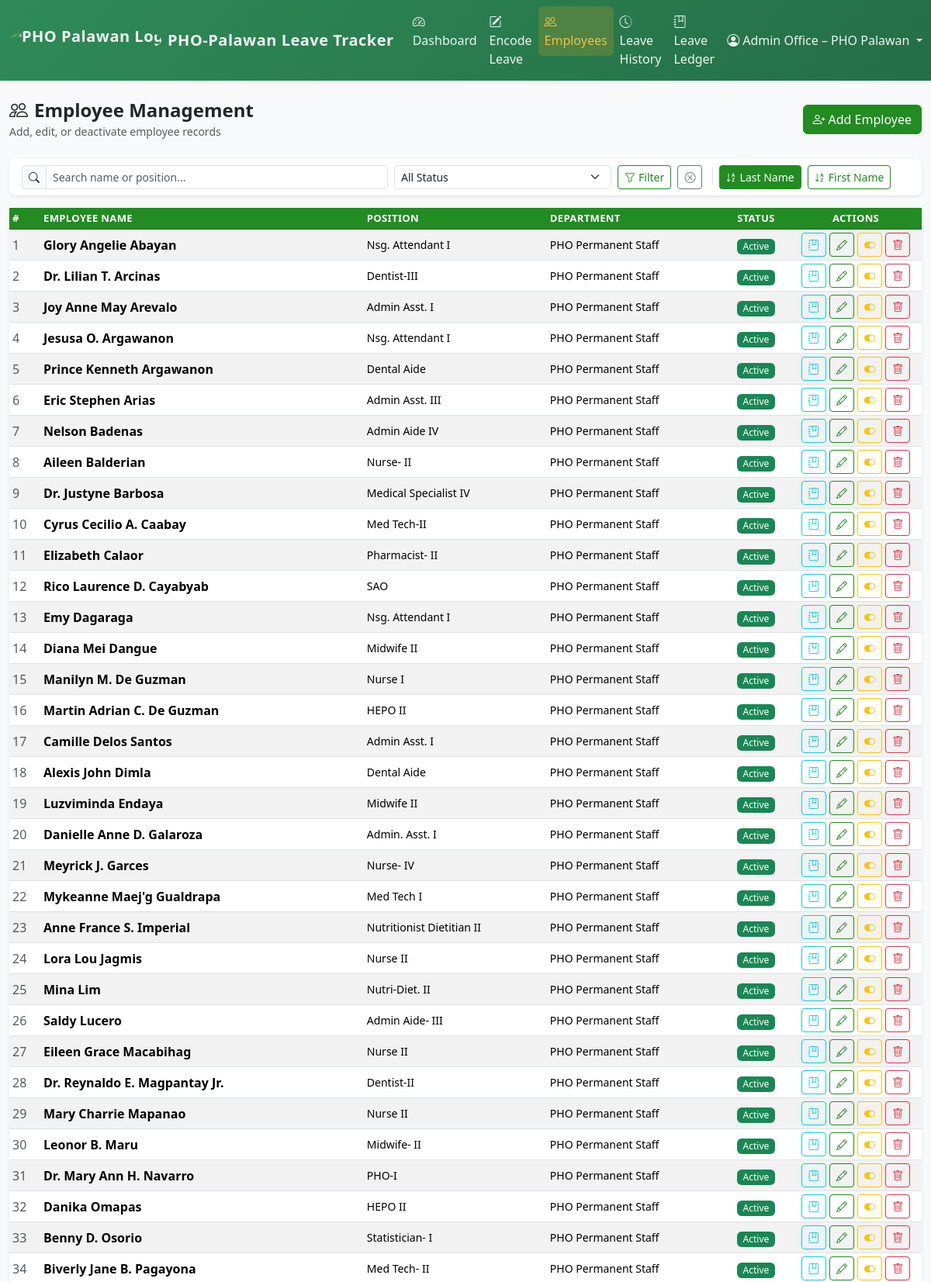
The app's page /employees.php (signed in, upper part) with its own data.
### tables this page shows
CREATE TABLE `employees` (
  `id` int(11) NOT NULL,
  `title` varchar(50) DEFAULT NULL,
  `first_name` varchar(100) NOT NULL,
  `middle_name` varchar(50) DEFAULT NULL,
  `last_name` varchar(100) NOT NULL,
  `suffix` varchar(20) DEFAULT NULL,
  `position` varchar(100) NOT NULL,
  `department` varchar(255) NOT NULL,
  `status` varchar(20) DEFAULT 'Active'
);

### helpers.php (called while the page is built, shortened)
<?php
function fullName(array $row): string
{
    return trim(implode(' ', array_filter([
        $row['title'] ?? '',
        $row['first_name'] ?? '',
        $row['middle_name'] ?? '',
        $row['last_name'] ?? '',
        $row['suffix'] ?? '',
    ])));
}
function h(?string $v): string
{
    return htmlspecialchars($v ?? '', ENT_QUOTES, 'UTF-8');
}

### employees.php (the view, shortened to what this page needs)
<?php
require_once 'db_connect.php';
require_once 'helpers.php';
$search = trim($_GET['q'] ?? '');
$fStatus = $_GET['status'] ?? '';
$sort    = $_GET['sort'] ?? 'last';
$sql = "SELECT * FROM employees e WHERE 1=1";
$sql .= ($sort === 'first') ? " ORDER BY e.first_name ASC, e.last_name ASC" : " ORDER BY e.last_name ASC, e.first_name ASC";
$st = $conn->prepare($sql);
$st->execute();
$emps = $st->get_result();
?>
<!DOCTYPE html>
<html lang="en">
<head>
<link href="https://cdn.jsdelivr.net/npm/bootstrap@5.3.2/dist/css/bootstrap.min.css" rel="stylesheet">
<link href="https://cdn.jsdelivr.net/npm/bootstrap-icons@1.11.3/font/bootstrap-icons.min.css" rel="stylesheet">
<link href="assets/css/style.css" rel="stylesheet">
<link href="assets/css/custom.css" rel="stylesheet">
</head>
<body class="bg-light">
<?php include 'navbar.php'; ?>
<div class="container-fluid py-4">
<div class="d-flex flex-wrap justify-content-between align-items-center mb-4">
    <div><h4 class="fw-bold mb-0"><i class="bi bi-people me-2"></i>Employee Management</h4>
    <small class="text-muted">Add, edit, or deactivate employee records</small></div>
    <button class="btn btn-primary" data-bs-toggle="modal" data-bs-target="#empModal"><i class="bi bi-person-plus me-1"></i>Add Employee</button>
</div>
<div class="card shadow-sm border-0 mb-3"><div class="card-body py-2">
<form method="GET" class="row g-2 align-items-center">
    <div class="col-md-5"><div class="input-group input-group-sm"><span class="input-group-text"><i class="bi bi-search"></i></span>
        <input type="text" name="q" class="form-control" placeholder="Search name or position..." value="<?=h($search)?>"></div></div>
    <div class="col-md-3"><select name="status" class="form-select form-select-sm"><option value="">All Status</option>
        <option value="Inactive" <?=$fStatus==='Inactive'?'selected':''?>>Inactive</option></select></div>
    <div class="col-md-4"><button class="btn btn-sm btn-outline-primary me-1"><i class="bi bi-funnel me-1"></i>Filter</button>
        <a href="employees.php" class="btn btn-sm btn-outline-secondary"><i class="bi bi-x-circle"></i></a>
        <span class="ms-2 border-start ps-2">
            <a href="employees.php?sort=last<?=$search?'&q='.urlencode($search):''?><?=$fStatus?'&status='.urlencode($fStatus):''?>" class="btn btn-sm <?=$sort!=='first'?'btn-primary':'btn-outline-primary'?> me-1" title="Sort by Last Name"><i class="bi bi-sort-alpha-down me-1"></i>Last Name</a>
            <a href="employees.php?sort=first<?=$search?'&q='.urlencode($search):''?><?=$fStatus?'&status='.urlencode($fStatus):''?>" class="btn btn-sm <?=$sort==='first'?'btn-primary':'btn-outline-primary'?>" title="Sort by First Name"><i class="bi bi-sort-alpha-down me-1"></i>First Name</a>
        </span></div>
</form></div></div>
<div class="card shadow-sm border-0"><div class="card-body p-0"><div class="table-responsive">
<table class="table table-hover table-striped table-sm mb-0">
<thead class="table-dark"><tr>
    <th>#</th><th>Employee Name</th><th>Position</th><th>Department</th>
    <th class="text-center">Status</th><th class="text-center" style="width:170px">Actions</th>
</tr></thead>
<tbody>
<?php if ($emps->num_rows===0): ?>
    <tr><td colspan="6" class="text-center py-4 text-muted">No employees found.</td></tr>
<?php else: $n=1; while($r=$emps->fetch_assoc()): ?>
<tr>
    <td class="text-muted"><?=$n++?></td>
    <td class="fw-semibold"><?=h(fullName($r))?></td>
    <td class="small"><?=h($r['position']??'—')?></td>
    <td class="small"><?=h($r['department']??'—')?></td>
    <td class="text-center"><span class="badge bg-<?=$r['status']==='Active'?'success':'secondary'?>"><?=h($r['status'])?></span></td>
    <td class="text-center text-nowrap">
        <a href="employee_ledger.php?id=<?=$r['id']?>" class="btn btn-sm btn-outline-info" title="Ledger"><i class="bi bi-journal-bookmark"></i></a>
        <a href="employees.php?edit=<?=$r['id']?>" class="btn btn-sm btn-outline-primary" title="Edit"><i class="bi bi-pencil"></i></a>
        <a href="employees.php?toggle=<?=$r['id']?>" class="btn btn-sm btn-outline-warning" title="Toggle"
           onclick="return confirm('Toggle status?')"><i class="bi bi-toggle-on"></i></a>
        <a href="employees.php?delete=<?=$r['id']?>" class="btn btn-sm btn-outline-danger" title="Delete"
           onclick="return confirm('Delete this employee?')"><i class="bi bi-trash"></i></a>
    </td>
</tr>
<?php endwhile; endif; ?>
</tbody></table></div></div>
</div>
</div>
</body>
</html>

### navbar.php (shortened to what this page needs)
<?php
$_page = basename($_SERVER['PHP_SELF']);
?>
<nav class="navbar navbar-expand-lg navbar-dark bg-pho shadow-sm sticky-top">
    <div class="container-fluid">
        <a class="navbar-brand d-flex align-items-center gap-2" href="index.php">
            <img src="https://scontent.fmnl13-2.fna.fbcdn.net/v/t39.30808-6/239470877_366781958265636_3035717695931803955_n.jpg?_nc_cat=107&ccb=1-7&_nc_sid=6ee11a&_nc_eui2=AeH65r2kvwylISgzQDbdHykxqy208_2sh0SrLbTz_ayHRGh8rkZJ4gsiUhRy8dEAVrNNYkJrTb-lYCYrs-HtLJBd&_nc_ohc=mnUECLTMsqIQ7kNvwHaKmP1&_nc_oc=Adk5dH951M3QbhLCILVP5JzqUXB_Y3HllpVaQppI3LB_xxeYkJSiMXWgjLpdZkNabsI&_nc_zt=23&_nc_ht=scontent.fmnl13-2.fna&_nc_gid=B-UCbRP8_2CNNW799nsAmA&oh=00_AfvVkIUxWUDJ50CZ1yI660nRZfkmF779ROMdV5mICCW7Nw&oe=699849A9"
                 alt="PHO Palawan Logo" class="d-inline-block align-text-top rounded-circle" style="height: 40px; width: auto;">
            <span class="fw-bold d-none d-sm-inline">PHO-Palawan Leave Tracker</span>
        </a>
        <div class="collapse navbar-collapse" id="topNav">
            <ul class="navbar-nav me-auto">
                <li class="nav-item">
                    <a class="nav-link <?= $_page==='index.php'?'active':'' ?>" href="index.php">
                        <i class="bi bi-speedometer2 me-1"></i>Dashboard</a>
                </li>
                <li class="nav-item">
                    <a class="nav-link <?= $_page==='encode_leave.php'?'active':'' ?>" href="encode_leave.php">
                        <i class="bi bi-pencil-square me-1"></i>Encode Leave</a>
                </li>
                <li class="nav-item">
                    <a class="nav-link <?= $_page==='employees.php'?'active':'' ?>" href="employees.php">
                        <i class="bi bi-people me-1"></i>Employees</a>
                </li>
                <li class="nav-item">
                    <a class="nav-link <?= $_page==='leave_history.php'?'active':'' ?>" href="leave_history.php">
                        <i class="bi bi-clock-history me-1"></i>Leave History</a>
                </li>
                <li class="nav-item">
                    <a class="nav-link <?= $_page==='employee_ledger.php'?'active':'' ?>" href="employee_ledger.php">
                        <i class="bi bi-journal-bookmark me-1"></i>Leave Ledger</a>
                </li>
            </ul>
            <ul class="navbar-nav">
                <li class="nav-item dropdown">
                    <a class="nav-link dropdown-toggle" href="#" data-bs-toggle="dropdown">
                        <i class="bi bi-person-circle me-1"></i>Admin Office – PHO Palawan
                    </a>
                </li>
            </ul>
        </div>
    </div>
</nav>

### assets/css/style.css (style rules this page uses)
:root { --pho-primary: #228B22; --pho-secondary: #2EA62E; --pho-light: #D5F0DE; --pho-dark: #003366; --pho-accent: #DAA520; --pho-bg: #F0F8F4; }
body { background: var(--pho-bg); font-family: 'Segoe UI', Tahoma, Geneva, Verdana, sans-serif; }
.bg-pho { background: linear-gradient(135deg, var(--pho-primary) 0%, var(--pho-secondary) 100%) !important; }
.navbar-brand { font-weight: 700; letter-spacing: 0.5px; }
.nav-link.active { background: rgba(255,255,255,.15) !important; border-radius: .375rem; }
.table-dark th { background: var(--pho-primary) !important; border-color: var(--pho-dark) !important; }
.table th { font-weight: 600; font-size: .82rem; text-transform: uppercase; letter-spacing: .3px; vertical-align: middle; }
.table td { vertical-align: middle; }
.card { border-radius: .5rem; }
.badge { font-weight: 500; }

### assets/css/custom.css (style rules this page uses)
:root { --pho-primary: #228B22; --pho-primary-rgb: 34, 139, 34; --pho-primary-dk: #1B6E1B; --pho-primary-lt: #2EA62E; --pho-accent: #DAA520; --pho-accent-rgb: 218, 165, 32; --pho-accent-dk: #B8860B; --pho-accent-lt: #F0C040; --pho-dark: #003366; --pho-dark-rgb: 0, 51, 102; --pho-secondary: #2EA62E; --pho-light: #D5F0DE; --pho-bg: #F0F8F4; --bs-primary: #228B22 !important; --bs-primary-rgb: 34, 139, 34 !important; --bs-link-color: #228B22; --bs-link-hover-color: #1B6E1B; }
body { background: var(--pho-bg); }
.bg-pho, .navbar, .navbar-dark, .navbar.bg-pho { background: linear-gradient(135deg, #2E8B57 0%, #256E46 100%) !important; }
.navbar .nav-link, .navbar .navbar-brand, .navbar-dark .nav-link, .navbar-dark .navbar-brand { color: rgba(255, 255, 255, .92) !important; }
.navbar .nav-link.active, .navbar-dark .nav-link.active { background: rgba(218, 165, 32, .22) !important; color: #F0C040 !important; border-radius: .375rem; }
.btn-primary { background-color: #228B22 !important; border-color: #228B22 !important; color: #fff !important; }
.btn-outline-primary { color: #228B22 !important; border-color: #228B22 !important; background: transparent !important; }
.card { border-top: 3px solid #DAA520; }
.table-dark th, .table-dark thead th { background: #228B22 !important; border-color: #1B6E1B !important; color: #fff !important; }
a:not(.btn):not(.nav-link):not(.dropdown-item):not(.badge) { color: #228B22; }

### records on screen
employees: fullName($r) "Glory Angelie Abayan", position "Nsg. Attendant I", department "PHO Permanent Staff", status "Active"
employees: fullName($r) "Dr. Lilian T. Arcinas", position "Dentist-III", department "PHO Permanent Staff", status "Active"
employees: fullName($r) "Joy Anne May Arevalo", position "Admin Asst. I", department "PHO Permanent Staff", status "Active"
employees: fullName($r) "Jesusa O. Argawanon", position "Nsg. Attendant I", department "PHO Permanent Staff", status "Active"
employees: fullName($r) "Prince Kenneth Argawanon", position "Dental Aide", department "PHO Permanent Staff", status "Active"
employees: fullName($r) "Eric Stephen Arias", position "Admin Asst. III", department "PHO Permanent Staff", status "Active"
employees: fullName($r) "Nelson Badenas", position "Admin Aide IV", department "PHO Permanent Staff", status "Active"
employees: fullName($r) "Aileen Balderian", position "Nurse- II", department "PHO Permanent Staff", status "Active"
employees: fullName($r) "Dr. Justyne Barbosa", position "Medical Specialist IV", department "PHO Permanent Staff", status "Active"
employees: fullName($r) "Cyrus Cecilio A. Caabay", position "Med Tech-II", department "PHO Permanent Staff", status "Active"
employees: fullName($r) "Elizabeth Calaor", position "Pharmacist- II", department "PHO Permanent Staff", status "Active"
employees: fullName($r) "Rico Laurence D. Cayabyab", position "SAO", department "PHO Permanent Staff", status "Active"
employees: fullName($r) "Emy Dagaraga", position "Nsg. Attendant I", department "PHO Permanent Staff", status "Active"
employees: fullName($r) "Diana Mei Dangue", position "Midwife II", department "PHO Permanent Staff", status "Active"
employees: fullName($r) "Manilyn M. De Guzman", position "Nurse I", department "PHO Permanent Staff", status "Active"
employees: fullName($r) "Martin Adrian C. De Guzman", position "HEPO II", department "PHO Permanent Staff", status "Active"
employees: fullName($r) "Camille Delos Santos", position "Admin Asst. I", department "PHO Permanent Staff", status "Active"
employees: fullName($r) "Alexis John Dimla", position "Dental Aide", department "PHO Permanent Staff", status "Active"
employees: fullName($r) "Luzviminda Endaya", position "Midwife II", department "PHO Permanent Staff", status "Active"
employees: fullName($r) "Danielle Anne D. Galaroza", position "Admin. Asst. I", department "PHO Permanent Staff", status "Active"
employees: fullName($r) "Meyrick J. Garces", position "Nurse- IV", department "PHO Permanent Staff", status "Active"
employees: fullName($r) "Mykeanne Maej'g Gualdrapa", position "Med Tech I", department "PHO Permanent Staff", status "Active"
employees: fullName($r) "Anne France S. Imperial", position "Nutritionist Dietitian II", department "PHO Permanent Staff", status "Active"
employees: fullName($r) "Lora Lou Jagmis", position "Nurse II", department "PHO Permanent Staff", status "Active"
employees: fullName($r) "Mina Lim", position "Nutri-Diet. II", department "PHO Permanent Staff", status "Active"
employees: fullName($r) "Saldy Lucero", position "Admin Aide- III", department "PHO Permanent Staff", status "Active"
employees: fullName($r) "Eileen Grace Macabihag", position "Nurse II", department "PHO Permanent Staff", status "Active"
employees: fullName($r) "Dr. Reynaldo E. Magpantay Jr.", position "Dentist-II", department "PHO Permanent Staff", status "Active"
employees: fullName($r) "Mary Charrie Mapanao", position "Nurse II", department "PHO Permanent Staff", status "Active"
employees: fullName($r) "Leonor B. Maru", position "Midwife- II", department "PHO Permanent Staff", status "Active"
employees: fullName($r) "Dr. Mary Ann H. Navarro", position "PHO-I", department "PHO Permanent Staff", status "Active"
employees: fullName($r) "Danika Omapas", position "HEPO II", department "PHO Permanent Staff", status "Active"
employees: fullName($r) "Benny D. Osorio", position "Statistician- I", department "PHO Permanent Staff", status "Active"
employees: fullName($r) "Biverly Jane B. Pagayona", position "Med Tech- II", department "PHO Permanent Staff", status "Active"
